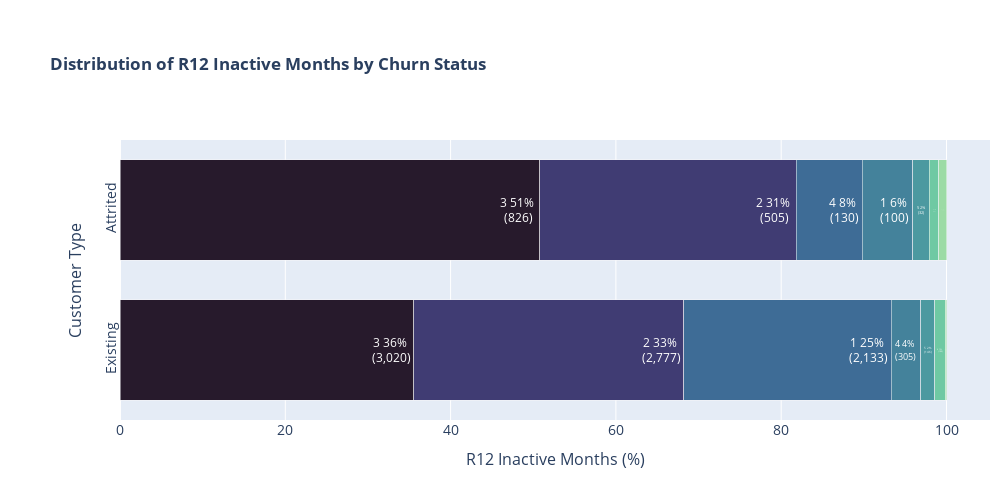

Notebook cell for this chart:
### Markdown cell above
We see some more variability between the two customer groups in the number of inactive months. Existing customers tend to log in much more frequently compared to attrited customers.

### Code cell
plot_distr_cat('mo_inactive_r12', 'R12 Inactive Months')

### Figure 1 — Plotly figure (JSON) as saved in the notebook; plotly's stock layout.template omitted (floating-point values rounded to 4 significant figures)
{"data": [{"hovertext": [3020, 2777, 2133, 305, 146, 105, 14], "marker": {"color": ["rgb(39, 26, 44)", "rgb(64, 60, 115)", "rgb(62, 108, 150)", "rgb(68, 130, 155)", "rgb(76, 153, 160)", "rgb(111, 201, 163)", "rgb(156, 219, 165)"], "line": {"color": "rgb(248, 248, 249)", "width": 0.5}}, "name": "Existing", "orientation": "h", "showlegend": false, "text": [3, 2, 1, 4, 5, 6, 0], "textfont": {"color": "white", "size": 12}, "textposition": "inside", "texttemplate": "%{text} %{x:.0f}% <br>(%{hovertext:,d})", "type": "bar", "x": [35.53, 32.67, 25.09, 3.588, 1.718, 1.235, 0.1647], "y": ["Existing", "Existing", "Existing", "Existing", "Existing", "Existing", "Existing"]}, {"hovertext": [826, 505, 130, 100, 32, 19, 15], "marker": {"color": ["rgb(39, 26, 44)", "rgb(64, 60, 115)", "rgb(62, 108, 150)", "rgb(68, 130, 155)", "rgb(76, 153, 160)", "rgb(111, 201, 163)", "rgb(156, 219, 165)"], "line": {"color": "rgb(248, 248, 249)", "width": 0.5}}, "name": "Attrited", "orientation": "h", "showlegend": false, "text": [3, 2, 4, 1, 5, 6, 0], "textfont": {"color": "white", "size": 12}, "textposition": "inside", "texttemplate": "%{text} %{x:.0f}% <br>(%{hovertext:,d})", "type": "bar", "x": [50.77, 31.04, 7.99, 6.146, 1.967, 1.168, 0.9219], "y": ["Attrited", "Attrited", "Attrited", "Attrited", "Attrited", "Attrited", "Attrited"]}], "layout": {"bargap": 0.2, "bargroupgap": 0.1, "barmode": "stack", "height": 500, "margin": {"b": 80, "l": 120, "r": 10, "t": 140}, "title": {"text": "<b>Distribution of R12 Inactive Months by Churn Status<b>"}, "width": 1000, "xaxis": {"autorange": true, "range": [0, 105.3], "tickangle": 0, "tickfont": {"size": 14}, "tickmode": "array", "ticktext": ["0%", "10%", "20%", "30%", "40%", "50%", "60%", "70%", "80%", "90%", "100%"], "title": {"font": {"size": 16}, "text": "R12 Inactive Months (%)"}, "type": "linear"}, "yaxis": {"autorange": true, "range": [-0.5, 1.5], "tickangle": -90, "tickfont": {"size": 14}, "title": {"font": {"size": 16}, "text": "Customer Type"}, "type": "category"}}}
